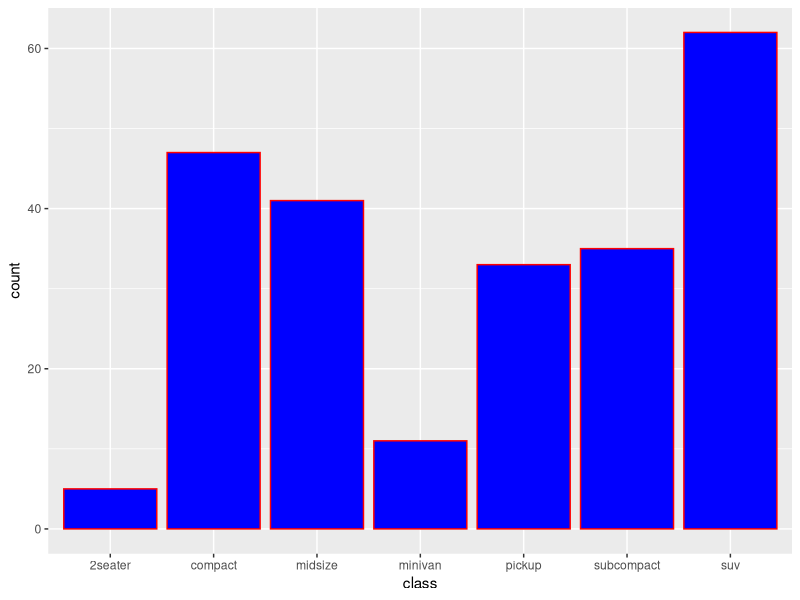
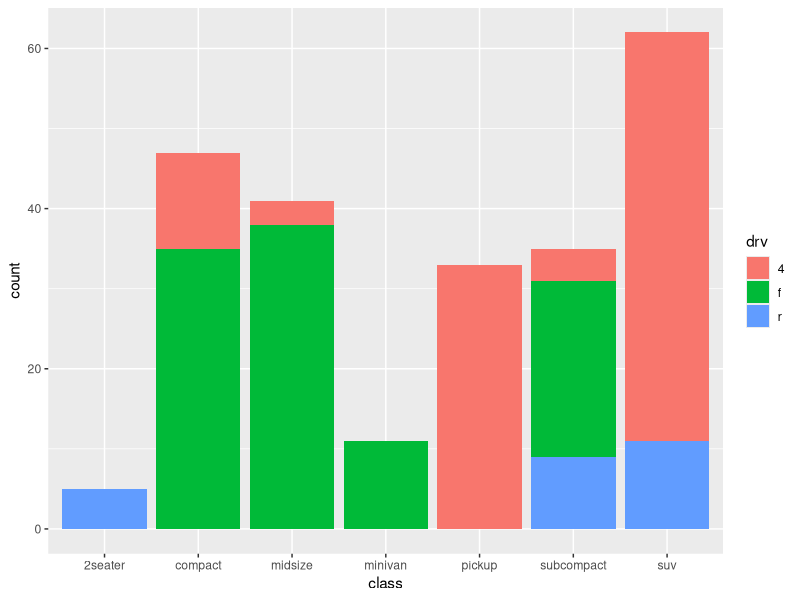
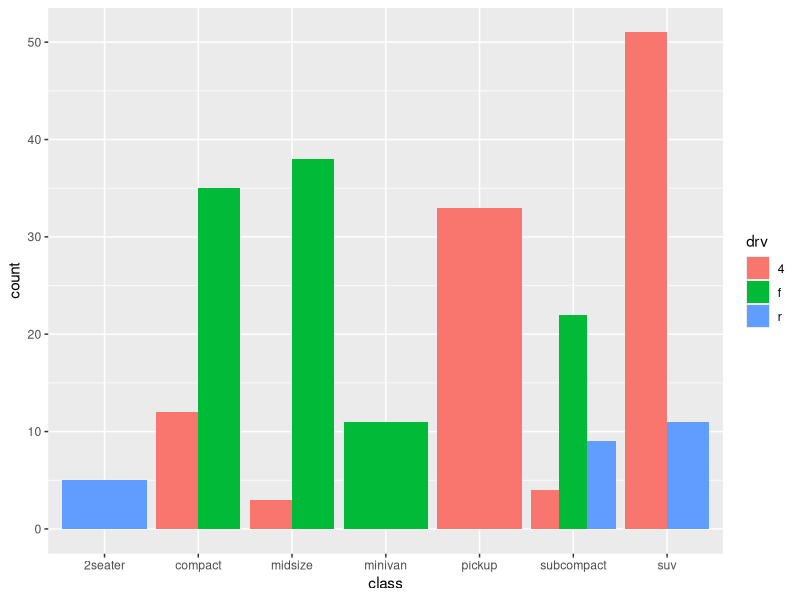
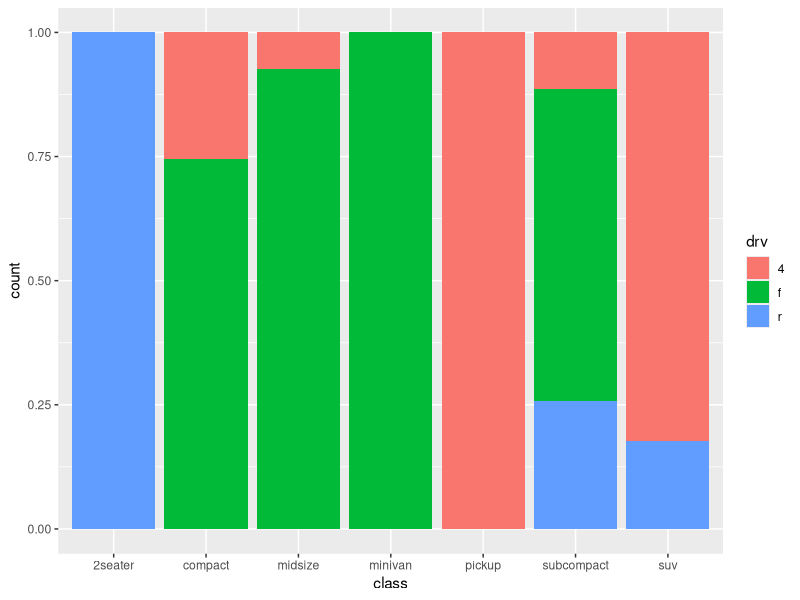

Generate these figures, in order, with R:

library(ggplot2)
df<- mpg
head(mpg)

pl <- ggplot(df, aes(x=class)) #x는 categorical 이여야 함.
#histogram 이랑, 차이는 ggplot에서는 categorical data를 x축에서 사용. 
pl+geom_bar(color='red', fill='blue') #outline
pl+geom_bar(aes(fill=drv))
pl+geom_bar(aes(fill=drv), position='dodge') 
pl+geom_bar(aes(fill=drv), position='fill') #percentage

?geom_bar

